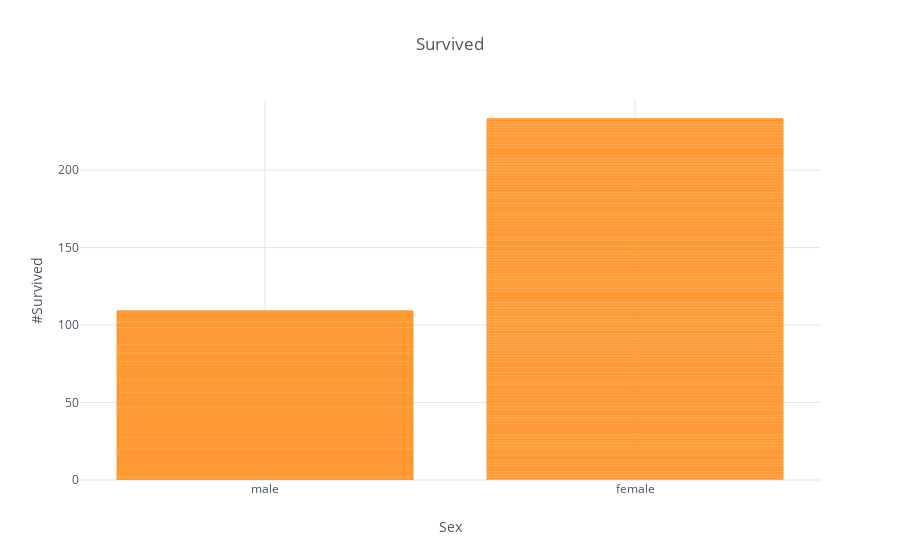

Here is the notebook cell this chart was saved with:
### Code cell
titanic.iplot(kind = 'bar', x = 'sex', y = 'survived', title = 'Survived', xTitle='Sex', yTitle='#Survived')

### Figure 1 — Plotly figure (JSON) as saved in the notebook; plotly's stock layout.template omitted (floating-point values rounded to 4 significant figures; data arrays with more than 128 entries replaced by an {"elided": "..."} marker saying what was removed)
{"data": [{"marker": {"color": "rgba(255, 153, 51, 0.6)", "line": {"color": "rgba(255, 153, 51, 1.0)", "width": 1}}, "name": "survived", "orientation": "v", "text": "", "type": "bar", "uid": "ebce4c4b-f853-49cd-a822-1f556b7ea2da", "x": {"elided": "891 str values"}, "y": {"elided": "891 int values"}}], "layout": {"legend": {"bgcolor": "#FFFFFF", "font": {"color": "#4D5663"}}, "paper_bgcolor": "#FFFFFF", "plot_bgcolor": "#FFFFFF", "title": {"font": {"color": "#4D5663"}, "text": "Survived"}, "xaxis": {"gridcolor": "#E1E5ED", "showgrid": true, "tickfont": {"color": "#4D5663"}, "title": {"font": {"color": "#4D5663"}, "text": "Sex"}, "zerolinecolor": "#E1E5ED"}, "yaxis": {"gridcolor": "#E1E5ED", "showgrid": true, "tickfont": {"color": "#4D5663"}, "title": {"font": {"color": "#4D5663"}, "text": "#Survived"}, "zerolinecolor": "#E1E5ED"}}}
